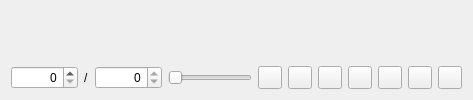
  <widget class="QWidget" name="centralwidget">
   <layout class="QVBoxLayout" name="verticalLayout">
    <item>
     <widget class="QWidget" name="centralW" native="true">
      <property name="sizePolicy">
       <sizepolicy hsizetype="Preferred" vsizetype="Expanding">
        <horstretch>0</horstretch>
        <verstretch>0</verstretch>
       </sizepolicy>
      </property>
     </widget>
    </item>
    <item>
     <layout class="QHBoxLayout" name="horizontalLayout">
      <item>
       <widget class="QSpinBox" name="snapshotSB">
        <property name="sizePolicy">
         <sizepolicy hsizetype="Minimum" vsizetype="Fixed">
          <horstretch>0</horstretch>
          <verstretch>0</verstretch>
         </sizepolicy>
        </property>
        <property name="alignment">
         <set>Qt::AlignRight|Qt::AlignTrailing|Qt::AlignVCenter</set>
        </property>
        <property name="maximum">
         <number>1000000</number>
        </property>
       </widget>
      </item>
      <item>
       <widget class="QLabel" name="label">
        <property name="text">
         <string>/</string>
        </property>
       </widget>
      </item>
      <item>
       <widget class="QSpinBox" name="numOfSnapshotsSB">
        <property name="alignment">
         <set>Qt::AlignRight|Qt::AlignTrailing|Qt::AlignVCenter</set>
        </property>
        <property name="readOnly">
         <bool>true</bool>
        </property>
        <property name="maximum">
         <number>1000000</number>
        </property>
       </widget>
      </item>
      <item>
       <widget class="QSlider" name="snapshotSL">
        <property name="orientation">
         <enum>Qt::Horizontal</enum>
        </property>
       </widget>
      </item>
      <item>
       <widget class="QToolButton" name="firstSnapshotPB">
        <property name="text">
         <string/>
        </property>
        <property name="icon">
         <iconset resource="TrajectoryProject.qrc">
          <normaloff>:/images/TrajectoryProject/05.trajectory/FirstSnapshot.svg</normaloff>:/images/TrajectoryProject/05.trajectory/FirstSnapshot.svg</iconset>
        </property>
       </widget>
      </item>
      <item>
       <widget class="QToolButton" name="prevSnapshotPB">
        <property name="text">
         <string/>
        </property>
        <property name="icon">
         <iconset resource="TrajectoryProject.qrc">
          <normaloff>:/images/TrajectoryProject/05.trajectory/PrevSnapshot.svg</normaloff>:/images/TrajectoryProject/05.trajectory/PrevSnapshot.svg</iconset>
        </property>
       </widget>
      </item>
      <item>
       <widget class="QToolButton" name="playPB">
        <property name="text">
         <string/>
        </property>
        <property name="icon">
         <iconset resource="TrajectoryProject.qrc">
          <normaloff>:/images/TrajectoryProject/05.trajectory/Play.svg</normaloff>:/images/TrajectoryProject/05.trajectory/Play.svg</iconset>
        </property>
       </widget>
      </item>
      <item>
       <widget class="QToolButton" name="pausePB">
        <property name="text">
         <string/>
        </property>
        <property name="icon">
         <iconset resource="TrajectoryProject.qrc">
          <normaloff>:/images/TrajectoryProject/05.trajectory/Pause.svg</normaloff>:/images/TrajectoryProject/05.trajectory/Pause.svg</iconset>
        </property>
       </widget>
      </item>
      <item>
       <widget class="QToolButton" name="stopPB">
        <property name="text">
         <string/>
        </property>
        <property name="icon">
         <iconset resource="TrajectoryProject.qrc">
          <normaloff>:/images/TrajectoryProject/05.trajectory/Stop.svg</normaloff>:/images/TrajectoryProject/05.trajectory/Stop.svg</iconset>
        </property>
       </widget>
      </item>
      <item>
       <widget class="QToolButton" name="nextSnapshotPB">
        <property name="text">
         <string/>
        </property>
        <property name="icon">
         <iconset resource="TrajectoryProject.qrc">
          <normaloff>:/images/TrajectoryProject/05.trajectory/NextSnapshot.svg</normaloff>:/images/TrajectoryProject/05.trajectory/NextSnapshot.svg</iconset>
        </property>
       </widget>
      </item>
      <item>
       <widget class="QToolButton" name="lastSnapshotPB">
        <property name="text">
         <string/>
        </property>
        <property name="icon">
         <iconset resource="TrajectoryProject.qrc">
          <normaloff>:/images/TrajectoryProject/05.trajectory/LastSnapshot.svg</normaloff>:/images/TrajectoryProject/05.trajectory/LastSnapshot.svg</iconset>
        </property>
       </widget>
      </item>
     </layout>
    </item>
   </layout>
  </widget>
